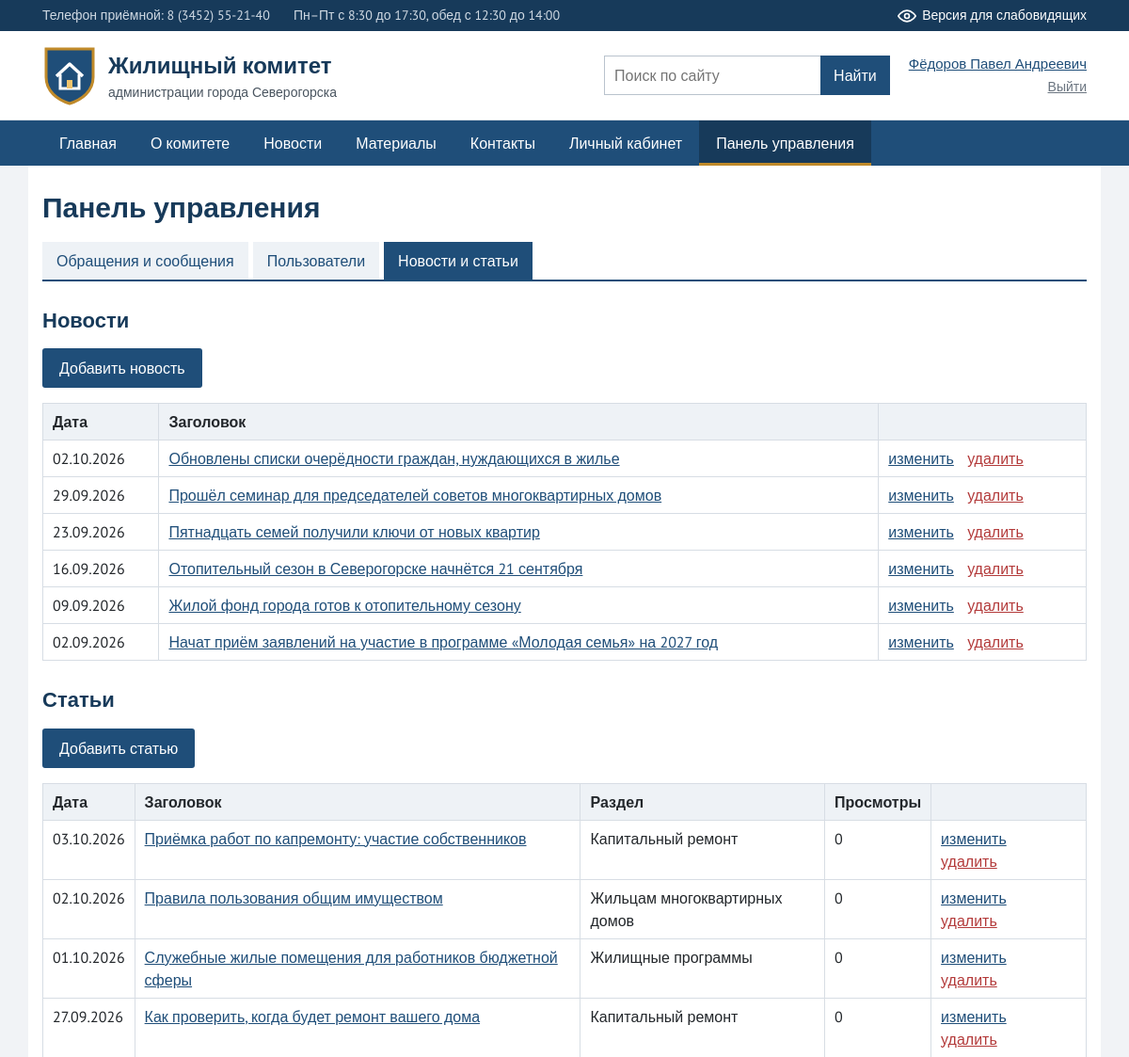
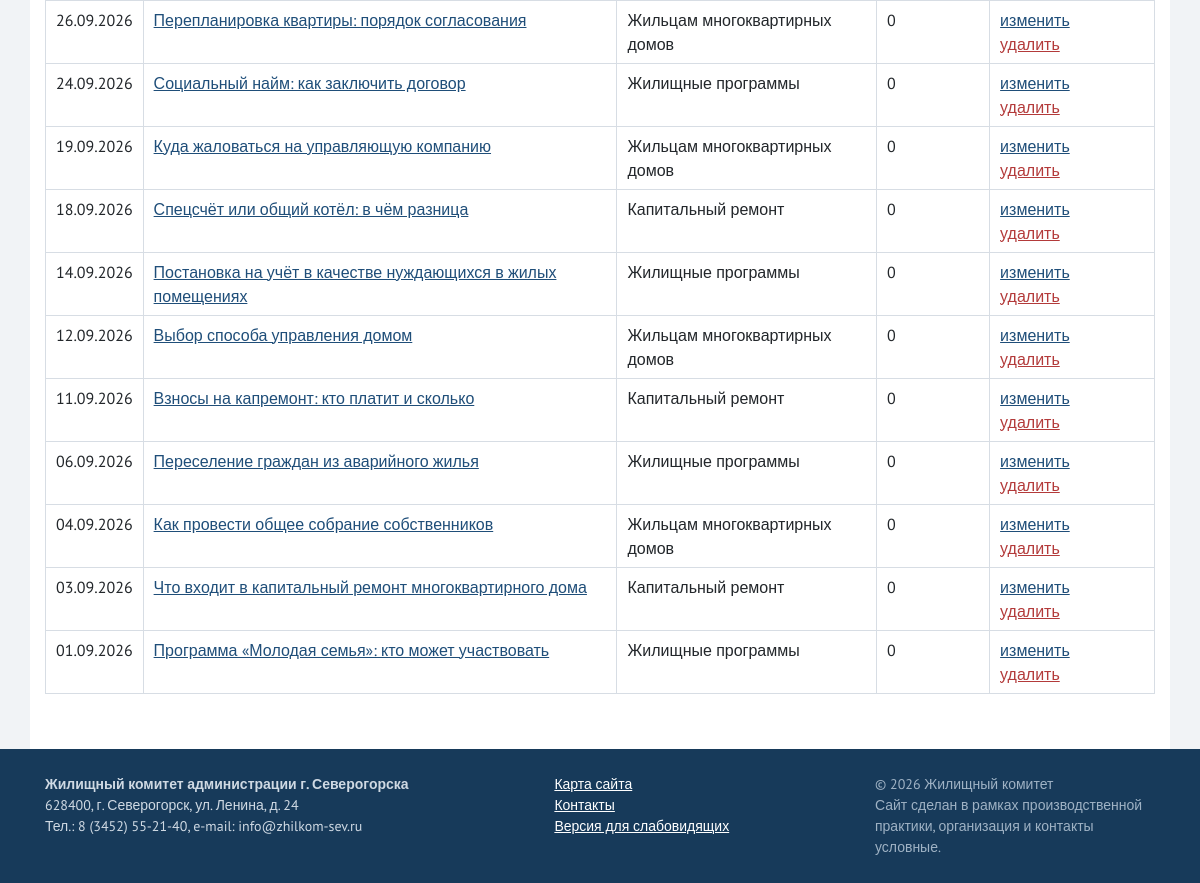
The page /panel/content (signed in) on the database its author committed (2 pictures, top to bottom).
### models.py (models this page shows, shortened)
class User(db.Model):
    __tablename__ = 'users'
    id = db.Column(db.Integer, primary_key=True)
    login = db.Column(db.String(50), unique=True, nullable=False)
    password_hash = db.Column(db.String(255), nullable=False)
    fio = db.Column(db.String(150), nullable=False)
    email = db.Column(db.String(120))
    phone = db.Column(db.String(30))
    address = db.Column(db.String(200))
    role = db.Column(db.String(20), default='resident')
    active = db.Column(db.Boolean, default=True)
    created_at = db.Column(db.DateTime, default=datetime.now)
    @property
    def is_staff(self):
        return self.role in ('admin', 'employee')

class News(db.Model):
    __tablename__ = 'news'
    id = db.Column(db.Integer, primary_key=True)
    title = db.Column(db.String(200), nullable=False)
    summary = db.Column(db.String(300))
    body = db.Column(db.Text, nullable=False)
    image = db.Column(db.String(200))
    created_at = db.Column(db.DateTime, default=datetime.now)

class Article(db.Model):
    __tablename__ = 'articles'
    id = db.Column(db.Integer, primary_key=True)
    title = db.Column(db.String(200), nullable=False)
    summary = db.Column(db.String(300))
    body = db.Column(db.Text, nullable=False)
    image = db.Column(db.String(200))
    category_id = db.Column(db.Integer, db.ForeignKey('categories.id'), nullable=False)
    views = db.Column(db.Integer, default=0)
    created_at = db.Column(db.DateTime, default=datetime.now)

class Category(db.Model):
    __tablename__ = 'categories'
    id = db.Column(db.Integer, primary_key=True)
    slug = db.Column(db.String(50), unique=True, nullable=False)
    title = db.Column(db.String(100), nullable=False)
    description = db.Column(db.String(255))
    articles = db.relationship('Article', backref='category', lazy=True)

### app.py (the view)
@app.route('/panel/content')
@staff_required
def panel_content():
    news = News.query.order_by(News.created_at.desc()).all()
    articles = Article.query.order_by(Article.created_at.desc()).all()
    return render_template('panel/content.html', news=news, articles=articles)

### app.py (called while the page is built)
def get_user():
    if 'user' not in g:
        g.user = None
        if session.get('user_id'):
            g.user = db.session.get(User, session['user_id'])
    return g.user

def staff_required(f):
    @wraps(f)
    def wrapper(*args, **kwargs):
        user = get_user()
        if user is None:
            return redirect(url_for('login', next=request.path))
        if not user.is_staff:
            abort(403)
        return f(*args, **kwargs)
    return wrapper

@app.context_processor
def inject_globals():
    return {
        'current_user': get_user(),
        'menu_categories': Category.query.order_by(Category.id).all(),
        'vision': session.get('vision', False),
        'v': session.get('v', VISION_DEFAULT),
        'roles': ROLES,
        'statuses': STATUSES,
        'year': datetime.now().year,
    }

@app.template_filter('date')
def date_filter(value):
    return value.strftime('%d.%m.%Y') if value else ''

### templates/panel/content.html (shortened to what this page needs)
{% extends 'base.html' %}
{% block content %}
<h1 class="page-title">Панель управления</h1>
{% include 'panel/_nav.html' %}
<h2>Новости</h2>
<p><a href="{{ url_for('content_form', kind='news') }}" class="btn">Добавить новость</a></p>
<table class="table">
    <tr><th>Дата</th><th>Заголовок</th><th></th></tr>
    {% for n in news %}
    <tr>
        <td>{{ n.created_at|date }}</td>
        <td><a href="{{ url_for('news_item', news_id=n.id) }}">{{ n.title }}</a></td>
        <td class="actions">
            <a href="{{ url_for('content_form', kind='news', item_id=n.id) }}">изменить</a>
            <form method="post" action="{{ url_for('content_delete', kind='news', item_id=n.id) }}" class="confirm-delete">
                <button type="submit" class="link-btn">удалить</button>
            </form>
        </td>
    </tr>
    {% endfor %}
</table>
<h2>Статьи</h2>
<p><a href="{{ url_for('content_form', kind='article') }}" class="btn">Добавить статью</a></p>
<table class="table">
    <tr><th>Дата</th><th>Заголовок</th><th>Раздел</th><th>Просмотры</th><th></th></tr>
    {% for a in articles %}
    <tr>
        <td>{{ a.created_at|date }}</td>
        <td><a href="{{ url_for('article', article_id=a.id) }}">{{ a.title }}</a></td>
        <td>{{ a.category.title }}</td>
        <td>{{ a.views }}</td>
        <td class="actions">
            <a href="{{ url_for('content_form', kind='article', item_id=a.id) }}">изменить</a>
            <form method="post" action="{{ url_for('content_delete', kind='article', item_id=a.id) }}" class="confirm-delete">
                <button type="submit" class="link-btn">удалить</button>
            </form>
        </td>
    </tr>
    {% endfor %}
</table>
{% endblock %}

### templates/base.html (shortened to what this page needs)
<!DOCTYPE html>
<html lang="ru">
<head>
    <link rel="stylesheet" href="{{ url_for('static', filename='css/style.css') }}">
</head>
{% set ep = request.endpoint %}
<body class="{% if vision %}vision size-{{ v.size }} scheme-{{ v.scheme }} img-{{ v.img }} space-{{ v.space }}{% endif %}">
<div class="topbar">
    <div class="container topbar-inner">
        <span>Телефон приёмной: 8 (3452) 55-21-40</span>
        <span>Пн–Пт с 8:30 до 17:30, обед с 12:30 до 14:00</span>
        {% if not vision %}
        <a href="{{ url_for('vision_on') }}" class="eye-link">
            <img src="{{ url_for('static', filename='img/eye.svg') }}" alt="" width="20" height="20">
            Версия для слабовидящих
        </a>
        {% endif %}
    </div>
</div>
<header class="header">
    <div class="container header-inner">
        <a href="{{ url_for('index') }}" class="logo">
            <img src="{{ url_for('static', filename='img/logo.svg') }}" alt="Логотип комитета" width="58" height="64">
            <span class="logo-text">
                <b>Жилищный комитет</b>
                администрации города Северогорска
            </span>
        </a>
        <form class="header-search" action="{{ url_for('search') }}" method="get">
            <input type="text" name="q" placeholder="Поиск по сайту" value="{{ q if q else '' }}" aria-label="Поиск по сайту">
            <button type="submit">Найти</button>
        </form>
        <div class="header-user">
            {% if current_user %}
                <a href="{{ url_for('cabinet') }}">{{ current_user.fio }}</a>
                <a href="{{ url_for('logout') }}" class="small-link">Выйти</a>
            {% else %}
                <a href="{{ url_for('login') }}" class="btn btn-small">Войти</a>
                <a href="{{ url_for('register') }}" class="small-link">Регистрация</a>
            {% endif %}
        </div>
    </div>
</header>
<nav class="menu">
    <div class="container">
        <ul class="menu-list" id="menuList">
            <li><a href="{{ url_for('index') }}" class="{{ 'active' if ep == 'index' }}">Главная</a></li>
            <li><a href="{{ url_for('about') }}" class="{{ 'active' if ep == 'about' }}">О комитете</a></li>
            <li><a href="{{ url_for('news_list') }}" class="{{ 'active' if ep in ('news_list', 'news_item') }}">Новости</a></li>
            <li class="has-sub">
                <a href="{{ url_for('materials') }}" class="{{ 'active' if ep in ('materials', 'category', 'article') }}">Материалы</a>
            </li>
            <li><a href="{{ url_for('contacts') }}" class="{{ 'active' if ep == 'contacts' }}">Контакты</a></li>
            {% if current_user %}
            <li><a href="{{ url_for('cabinet') }}" class="{{ 'active' if ep in ('cabinet', 'appeal') }}">Личный кабинет</a></li>
                {% if current_user.is_staff %}
                <li><a href="{{ url_for('panel') }}" class="{{ 'active' if ep and (ep.startswith('panel') or ep.startswith('user_') or ep.startswith('content_')) }}">Панель управления</a></li>
                {% endif %}
            {% endif %}
        </ul>
    </div>
</nav>
<main class="container main">
    {% block content %}{% endblock %}
</main>
<footer class="footer">
    <div class="container footer-inner">
        <div>
            <b>Жилищный комитет администрации г. Северогорска</b><br>
            628400, г. Северогорск, ул. Ленина, д. 24<br>
            Тел.: 8 (3452) 55-21-40, e-mail: info@zhilkom-sev.ru
        </div>
        <div>
            <a href="{{ url_for('sitemap') }}">Карта сайта</a><br>
            <a href="{{ url_for('contacts') }}">Контакты</a><br>
            {% if vision %}
            <a href="{{ url_for('vision_off') }}">Обычная версия сайта</a>
            {% else %}
            <a href="{{ url_for('vision_on') }}">Версия для слабовидящих</a>
            {% endif %}
        </div>
        <div class="footer-note">
            © {{ year }} Жилищный комитет<br>
            Сайт сделан в рамках производственной практики,
            организация и контакты условные.
        </div>
    </div>
</footer>
</body>
</html>

### static/css/style.css (style rules this page uses)
* { box-sizing: border-box; }
body { margin: 0; font-family: 'PT Sans', Arial, sans-serif; font-size: 16px; line-height: 1.5; color: #23272b; background: #f1f3f6; }
a { color: #1f4e79; }
img { max-width: 100%; }
h1, h2, h3 { line-height: 1.25; color: #173a5a; }
h2 { font-size: 22px; margin: 28px 0 12px; }
.container { max-width: 1140px; margin: 0 auto; padding: 0 15px; }
.topbar { background: #173a5a; color: #cfd9e3; font-size: 14px; }
.topbar-inner { display: flex; gap: 25px; align-items: center; padding: 6px 15px; }
.eye-link { margin-left: auto; color: #fff; text-decoration: none; display: flex; align-items: center; gap: 6px; }
.header { background: #fff; border-bottom: 1px solid #d7dde4; }
.header-inner { display: flex; align-items: center; gap: 20px; padding: 15px; }
.logo { display: flex; align-items: center; gap: 12px; text-decoration: none; color: #4a5560; font-size: 14px; }
.logo-text b { display: block; font-size: 24px; color: #173a5a; }
.header-search { margin-left: auto; display: flex; }
.header-search input { width: 230px; padding: 8px 10px; border: 1px solid #b9c3cd; border-right: none; font: inherit; }
.header-search button { padding: 8px 14px; border: none; background: #1f4e79; color: #fff; font: inherit; cursor: pointer; }
.header-user { display: flex; flex-direction: column; align-items: flex-end; gap: 3px; font-size: 15px; }
.small-link { font-size: 14px; color: #6b7580; }
.menu { background: #1f4e79; }
.menu-list { list-style: none; margin: 0; padding: 0; display: flex; flex-wrap: wrap; }
.menu-list > li { position: relative; }
.menu-list a { display: block; padding: 12px 18px; color: #fff; text-decoration: none; }
.menu-list > li > a:hover, .menu-list > li > a.active { background: #173a5a; color: #fff; box-shadow: inset 0 -3px 0 #c08a2a; }
.main { background: #fff; padding-top: 15px; padding-bottom: 40px; min-height: 60vh; }
.page-title { font-size: 30px; margin: 10px 0 18px; }
.btn { display: inline-block; padding: 9px 18px; background: #1f4e79; color: #fff; border: none; border-radius: 3px; text-decoration: none; font: inherit; cursor: pointer; }
.link-btn { background: none; border: none; padding: 0; color: #b33a3a; text-decoration: underline; font: inherit; cursor: pointer; }
.table { width: 100%; border-collapse: collapse; margin-bottom: 15px; }
.table th, .table td { border: 1px solid #d7dde4; padding: 7px 10px; text-align: left; vertical-align: top; }
.table th { background: #eef2f6; }
.actions a, .actions form { display: inline; margin-right: 10px; }
.footer { background: #173a5a; color: #cfd9e3; font-size: 14px; }
.footer a { color: #fff; }
.footer-inner { display: flex; justify-content: space-between; gap: 30px; padding: 25px 15px; }
.footer-note { max-width: 280px; color: #9fb2c4; }

### rows shown on the page
User: fio "Фёдоров Павел Андреевич"
News: created_at "02.10.2026", title "Обновлены списки очерёдности граждан, нуждающихся в жилье"
News: created_at "29.09.2026", title "Прошёл семинар для председателей советов многоквартирных домов"
News: created_at "23.09.2026", title "Пятнадцать семей получили ключи от новых квартир"
News: created_at "16.09.2026", title "Отопительный сезон в Северогорске начнётся 21 сентября"
News: created_at "09.09.2026", title "Жилой фонд города готов к отопительному сезону"
News: created_at "02.09.2026", title "Начат приём заявлений на участие в программе «Молодая семья» на 2027 год"
Article: created_at "03.10.2026", title "Приёмка работ по капремонту: участие собственников", category "Капитальный ремонт", views "0"
Article: created_at "02.10.2026", title "Правила пользования общим имуществом", category "Жильцам многоквартирных домов", views "0"
Article: created_at "01.10.2026", title "Служебные жилые помещения для работников бюджетной сферы", category "Жилищные программы", views "0"
Article: created_at "27.09.2026", title "Как проверить, когда будет ремонт вашего дома", category "Капитальный ремонт", views "0"
Article: created_at "26.09.2026", title "Перепланировка квартиры: порядок согласования", category "Жильцам многоквартирных домов", views "0"
Article: created_at "24.09.2026", title "Социальный найм: как заключить договор", category "Жилищные программы", views "0"
Article: created_at "19.09.2026", title "Куда жаловаться на управляющую компанию", category "Жильцам многоквартирных домов", views "0"
Article: created_at "18.09.2026", title "Спецсчёт или общий котёл: в чём разница", category "Капитальный ремонт", views "0"
Article: created_at "14.09.2026", title "Постановка на учёт в качестве нуждающихся в жилых помещениях", category "Жилищные программы", views "0"
Article: created_at "12.09.2026", title "Выбор способа управления домом", category "Жильцам многоквартирных домов", views "0"
Article: created_at "11.09.2026", title "Взносы на капремонт: кто платит и сколько", category "Капитальный ремонт", views "0"
Article: created_at "06.09.2026", title "Переселение граждан из аварийного жилья", category "Жилищные программы", views "0"
Article: created_at "04.09.2026", title "Как провести общее собрание собственников", category "Жильцам многоквартирных домов", views "0"
Article: created_at "03.09.2026", title "Что входит в капитальный ремонт многоквартирного дома", category "Капитальный ремонт", views "0"
Article: created_at "01.09.2026", title "Программа «Молодая семья»: кто может участвовать", category "Жилищные программы", views "0"
